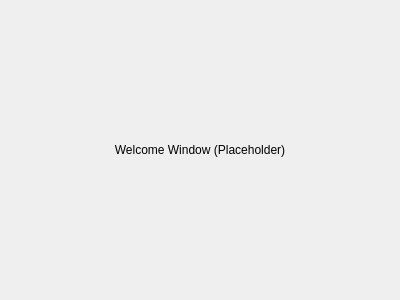
<?xml version="1.0" encoding="UTF-8"?>
<ui version="4.0">
 <class>WelcomeWindow</class>
 <widget class="QWidget" name="WelcomeWindow">
  <property name="geometry">
   <rect>
    <x>0</x>
    <y>0</y>
    <width>400</width>
    <height>300</height>
   </rect>
  </property>
  <property name="windowTitle">
   <string>Welcome to LX-DOS</string>
  </property>
  <layout class="QVBoxLayout" name="verticalLayout">
   <item>
    <widget class="QLabel" name="label">
     <property name="text">
      <string>Welcome Window (Placeholder)</string>
     </property>
     <property name="alignment">
      <set>Qt::AlignCenter</set>
     </property>
    </widget>
   </item>
  </layout>
 </widget>
 <resources/>
 <connections/>
</ui>
